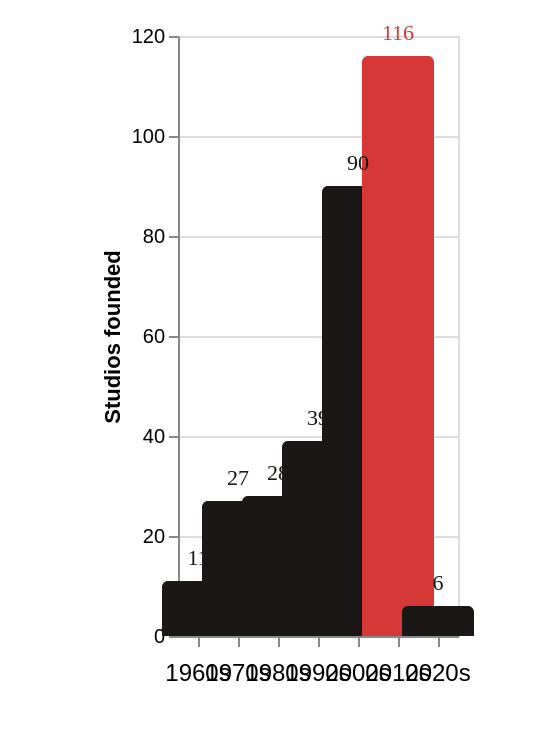

Vega-Lite specification for this chart:
### Vega-Lite specification from a JSON file in a GitHub repository (floating-point values rounded to 4 significant figures)
{"$schema": "https://vega.github.io/schema/vega-lite/v6.json", "description": "Anime studios by decade of founding, TDB 2023 survey", "width": "container", "height": 300, "padding": {"top": 10, "right": 30, "bottom": 30, "left": 50}, "data": {"values": [{"decade": "1960s", "count": 11}, {"decade": "1970s", "count": 27}, {"decade": "1980s", "count": 28}, {"decade": "1990s", "count": 39}, {"decade": "2000s", "count": 90}, {"decade": "2010s", "count": 116}, {"decade": "2020s", "count": 6, "note": "incomplete"}]}, "encoding": {"x": {"field": "decade", "type": "ordinal", "title": null, "axis": {"labelAngle": 0, "labelPadding": 8, "labelFontSize": 12}}, "y": {"field": "count", "type": "quantitative", "title": "Studios founded", "axis": {"grid": true}}}, "layer": [{"mark": {"type": "bar", "width": 36, "cornerRadiusEnd": 3}, "encoding": {"color": {"condition": {"test": "datum.decade == '2010s'", "value": "#D63838"}, "value": "#1A1716"}}}, {"mark": {"type": "text", "align": "center", "baseline": "bottom", "dy": -6, "fontSize": 11, "font": "IBM Plex Mono", "fontWeight": 500}, "encoding": {"text": {"field": "count"}, "color": {"condition": {"test": "datum.decade == '2010s'", "value": "#D63838"}, "value": "#1A1716"}}}]}
